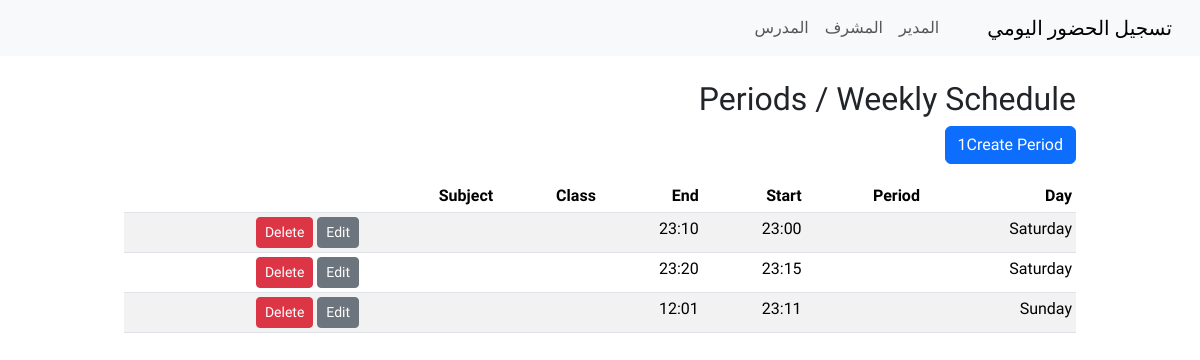
/admin/periods (signed in), run on an earlier commit of the app's database.
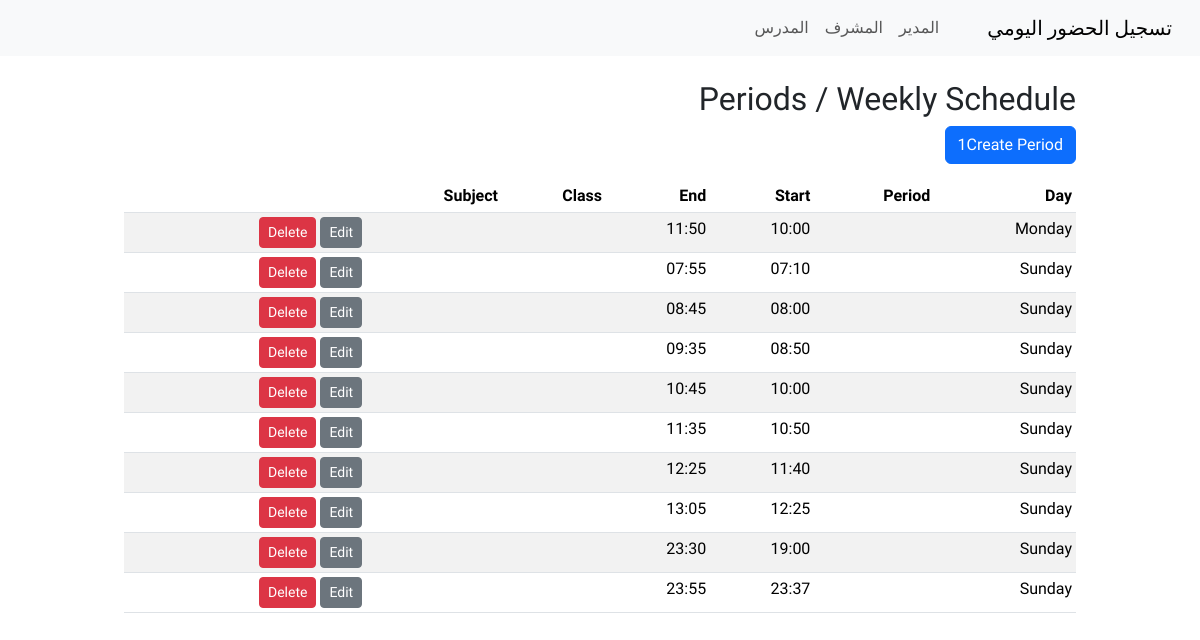
And on a later commit of the database.
### backup/app___0__.py (models this page shows)
class Period(db.Model):
    id = db.Column(db.Integer, primary_key=True)
    day_of_week = db.Column(db.Integer, nullable=False)
    period = db.Column(db.Integer, nullable=False)
    start_time = db.Column(db.String(8), nullable=True)  # HH:MM
    end_time = db.Column(db.String(8), nullable=True)
    class_id = db.Column(db.Integer, db.ForeignKey('school_class.id'), nullable=True)
    subject_id = db.Column(db.Integer, db.ForeignKey('subject.id'), nullable=True)
    klass = db.relationship('SchoolClass', foreign_keys=[class_id])
    subject = db.relationship('Subject', foreign_keys=[subject_id])
    __table_args__ = (
        db.UniqueConstraint('day_of_week', 'period', 'class_id', name='uq_period_day_period_class'),
    )

### backup/app___0__.py (the view)
@app.route('/admin/periods')
@login_required
def admin_periods():
    if not admin_required():
        return redirect(url_for('index'))
    periods = Period.query.order_by(Period.day_of_week, Period.period).all()
    classes = SchoolClass.query.all()
    subjects = Subject.query.all()
    return render_template('admin_periods.html', periods=periods, classes=classes, subjects=subjects, days=DAYS)

### backup/app___0__.py (called while the page is built)
@login_manager.user_loader
def load_user(user_id):
    return User.query.get(int(user_id))

def admin_required():
    if not current_user.is_authenticated or current_user.role != 'admin':
        flash('Unauthorized', 'danger')
        return False
    return True

### templates/admin_periods.html
{% extends 'layout.html' %} {% block content %}
<div class="container mt-4">
  <h2>Periods / Weekly Schedule</h2>
  <a href="{{ url_for('admin_periods_create') }}" class="btn btn-primary mb-3"
    >1Create Period</a
  >
  <table class="table table-sm table-striped">
    <thead>
      <tr>
        <th>Day</th>
        <th>Period</th>
        <th>Start</th>
        <th>End</th>
        <th>Class</th>
        <th>Subject</th>
        <th></th>
      </tr>
    </thead>
    <tbody>
      {% for p in periods %}
      <tr>
        <td>{{ days[p.day_of_week] }}</td>
        <td>{{ p.period_num }}</td>
        <td>{{ p.start_time or '' }}</td>
        <td>{{ p.end_time or '' }}</td>
        <td>{{ p.klass.name if p.klass }}</td>
        <td>{{ p.subject.name if p.subject }}</td>
        <td>
          <a
            href="{{ url_for('admin_periods_edit', period_id=p.id) }}"
            class="btn btn-sm btn-secondary"
            >Edit</a
          >
          <form
            action="{{ url_for('admin_periods_delete', period_id=p.id) }}"
            method="post"
            style="display: inline-block"
          >
            <button
              type="submit"
              class="btn btn-sm btn-danger"
              onclick="return confirm('Delete period?')"
            >
              Delete
            </button>
          </form>
        </td>
      </tr>
      {% else %}
      <tr>
        <td colspan="7">No periods defined yet.</td>
      </tr>
      {% endfor %}
    </tbody>
  </table>
</div>
{% endblock %}

### templates/layout.html (shortened to what this page needs)
<!DOCTYPE html>
<html lang="en" dir="rtl">
  <head>
    <link
      href="https://cdn.jsdelivr.net/npm/bootstrap@5.3.2/dist/css/bootstrap.min.css"
      rel="stylesheet"
    />
    <link href="/static/css/style.css" rel="stylesheet" />
  </head>
  <body>
    <nav class="navbar navbar-expand-lg navbar-light bg-light">
      <div class="container-fluid">
        <a class="navbar-brand" href="/">تسجيل الحضور اليومي</a>
        <div class="collapse navbar-collapse">
          <ul class="navbar-nav ms-auto">
            {% if current_user.is_authenticated and current_user.role=='admin1'
            %}
            <li class="nav-item dropdown">
              <a
                class="nav-link dropdown-toggle"
                href="#"
                id="adminMenu"
                role="button"
                data-bs-toggle="dropdown"
                aria-expanded="false"
                >Admin</a
              >
              <ul
                class="dropdown-menu dropdown-menu-end"
                aria-labelledby="adminMenu"
              >
                <li>
                  <a
                    class="dropdown-item"
                    href="{{ url_for('admin_dashboard') }}"
                    >Dashboard</a
                  >
                </li>
                <li>
                  <a class="dropdown-item" href="{{ url_for('admin_periods') }}"
                    >Manage Periods</a
                  >
                </li>
              </ul>
            </li>
            {% else %}
            <li class="nav-item">
              <a class="nav-link" href="/admin/login">المدير</a>
            </li>
            {% endif %}
            <li class="nav-item">
              <a class="nav-link" href="/staff/login">المشرف</a>
            </li>
            <li class="nav-item">
              <a class="nav-link" href="/teacher/login">المدرس</a>
            </li>
          </ul>
        </div>
      </div>
    </nav>
    <div class="container mt-4">
       {% block content %}{% endblock %}
    </div>
  </body>
</html>

### static/css/style.css (style rules this page uses)
body { font-family: 'Tajawal', Tahoma, Geneva, Verdana, sans-serif; }
.container { max-width: 1000px; }

What changed in the data, as far as the page shows it:
removed Period: day_of_week "Saturday", start_time "23:15", end_time "23:20"
added Period: day_of_week "Monday", start_time "10:00", end_time "11:50"
changed Period (number 2 of 10 on the later page): start_time "23:11" → "07:10"; end_time "12:01" → "07:55"; moves up the list
changed Period (number 3 of 10 on the later page): day_of_week "Saturday" → "Sunday"; start_time "23:00" → "08:00"; end_time "23:10" → "08:45"
added Period: day_of_week "Sunday", start_time "08:50", end_time "09:35"
added Period: day_of_week "Sunday", start_time "10:00", end_time "10:45"
added Period: day_of_week "Sunday", start_time "10:50", end_time "11:35"
added Period: day_of_week "Sunday", start_time "11:40", end_time "12:25"
added Period: day_of_week "Sunday", start_time "12:25", end_time "13:05"
added Period: day_of_week "Sunday", start_time "19:00", end_time "23:30"
added Period: day_of_week "Sunday", start_time "23:37", end_time "23:55"
